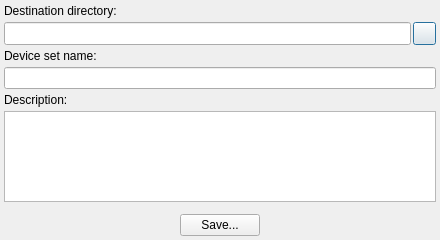
<?xml version="1.0" encoding="UTF-8"?>
<ui version="4.0">
 <class>ConfigFileSaverDialog</class>
 <widget class="QDialog" name="ConfigFileSaverDialog">
  <property name="geometry">
   <rect>
    <x>0</x>
    <y>0</y>
    <width>440</width>
    <height>240</height>
   </rect>
  </property>
  <property name="minimumSize">
   <size>
    <width>300</width>
    <height>240</height>
   </size>
  </property>
  <property name="maximumSize">
   <size>
    <width>600</width>
    <height>560</height>
   </size>
  </property>
  <property name="windowTitle">
   <string>Save Configuration File</string>
  </property>
  <layout class="QVBoxLayout" name="verticalLayout">
   <property name="spacing">
    <number>4</number>
   </property>
   <property name="margin">
    <number>4</number>
   </property>
   <item>
    <widget class="QLabel" name="label_DestinationDirectory">
     <property name="text">
      <string>Destination directory:</string>
     </property>
    </widget>
   </item>
   <item>
    <layout class="QHBoxLayout" name="horizontalLayout">
     <property name="spacing">
      <number>2</number>
     </property>
     <item>
      <widget class="QLineEdit" name="lineEdit_DestinationDirectory">
       <property name="sizePolicy">
        <sizepolicy hsizetype="Expanding" vsizetype="Preferred">
         <horstretch>0</horstretch>
         <verstretch>0</verstretch>
        </sizepolicy>
       </property>
       <property name="readOnly">
        <bool>true</bool>
       </property>
      </widget>
     </item>
     <item>
      <widget class="QPushButton" name="pushButton_OpenDestinationDirectory">
       <property name="sizePolicy">
        <sizepolicy hsizetype="Fixed" vsizetype="Fixed">
         <horstretch>0</horstretch>
         <verstretch>0</verstretch>
        </sizepolicy>
       </property>
       <property name="minimumSize">
        <size>
         <width>23</width>
         <height>23</height>
        </size>
       </property>
       <property name="maximumSize">
        <size>
         <width>23</width>
         <height>23</height>
        </size>
       </property>
       <property name="text">
        <string/>
       </property>
       <property name="icon">
        <iconset resource="CommonWidgets.qrc">
         <normaloff>:/icons/Resources/icon_OpenFile.png</normaloff>:/icons/Resources/icon_OpenFile.png</iconset>
       </property>
       <property name="iconSize">
        <size>
         <width>16</width>
         <height>16</height>
        </size>
       </property>
      </widget>
     </item>
    </layout>
   </item>
   <item>
    <widget class="QLabel" name="label_DeviceSetName">
     <property name="text">
      <string>Device set name:</string>
     </property>
    </widget>
   </item>
   <item>
    <widget class="QLineEdit" name="lineEdit_DeviceSetName"/>
   </item>
   <item>
    <widget class="QLabel" name="label_Description">
     <property name="text">
      <string>Description:</string>
     </property>
    </widget>
   </item>
   <item>
    <widget class="QTextEdit" name="textEdit_Description">
     <property name="sizePolicy">
      <sizepolicy hsizetype="Expanding" vsizetype="Expanding">
       <horstretch>0</horstretch>
       <verstretch>0</verstretch>
      </sizepolicy>
     </property>
     <property name="minimumSize">
      <size>
       <width>0</width>
       <height>64</height>
      </size>
     </property>
     <property name="maximumSize">
      <size>
       <width>16777215</width>
       <height>16777215</height>
      </size>
     </property>
    </widget>
   </item>
   <item>
    <spacer name="verticalSpacer">
     <property name="orientation">
      <enum>Qt::Vertical</enum>
     </property>
     <property name="sizeType">
      <enum>QSizePolicy::Fixed</enum>
     </property>
     <property name="sizeHint" stdset="0">
      <size>
       <width>20</width>
       <height>8</height>
      </size>
     </property>
    </spacer>
   </item>
   <item>
    <layout class="QHBoxLayout" name="horizontalLayout_2">
     <item>
      <widget class="QPushButton" name="pushButton_Save">
       <property name="minimumSize">
        <size>
         <width>80</width>
         <height>0</height>
        </size>
       </property>
       <property name="maximumSize">
        <size>
         <width>80</width>
         <height>16777215</height>
        </size>
       </property>
       <property name="text">
        <string>Save...</string>
       </property>
      </widget>
     </item>
    </layout>
   </item>
  </layout>
 </widget>
 <resources>
  <include location="CommonWidgets.qrc"/>
 </resources>
 <connections/>
</ui>
